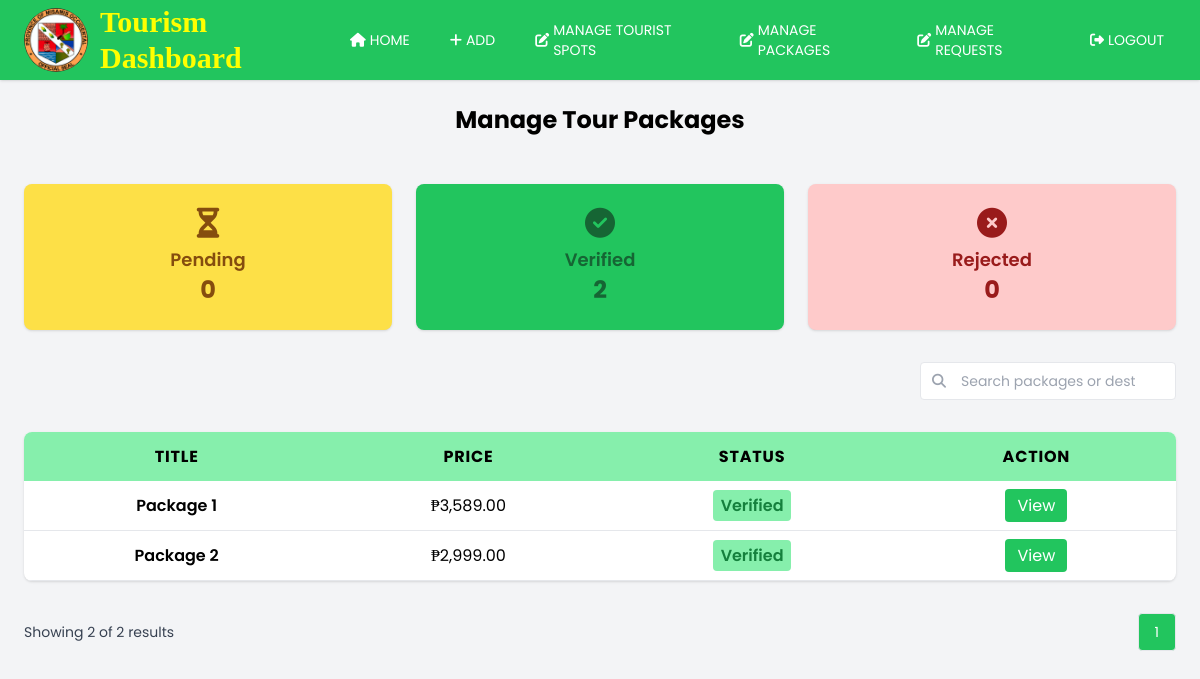
Screenshot of /tourism/tourism_manage_packages.php (signed in) with the database file from the repository.
### tables this page shows
CREATE TABLE `packages` (
  `id` int(10) UNSIGNED NOT NULL,
  `title` varchar(255) NOT NULL,
  `price` decimal(10,2) NOT NULL,
  `pickup_location` varchar(255) NOT NULL,
  `dropoff_location` varchar(255) NOT NULL,
  `description` text DEFAULT NULL,
  `image1` varchar(255) DEFAULT NULL,
  `image2` varchar(255) DEFAULT NULL,
  `image3` varchar(255) DEFAULT NULL,
  `image4` varchar(255) DEFAULT NULL,
  `inclusion1` varchar(255) DEFAULT NULL,
  `inclusion2` varchar(255) DEFAULT NULL,
  `inclusion3` varchar(255) DEFAULT NULL,
  `inclusion4` varchar(255) DEFAULT NULL,
  `exclusion1` varchar(255) DEFAULT NULL,
  `exclusion2` varchar(255) DEFAULT NULL,
  `exclusion3` varchar(255) DEFAULT NULL,
  `exclusion4` varchar(255) DEFAULT NULL,
  `posted_by_type` enum('agency','admin') NOT NULL,
  `created_at` datetime DEFAULT current_timestamp(),
  `status` enum('pending','approved','rejected') NOT NULL DEFAULT 'pending',
  `closed_dates` text DEFAULT NULL,
  `lunch_location` varchar(255) DEFAULT NULL
);

### tourism/tourism_manage_packages.php (the view, shortened to what this page needs)
<?php
include '../config/db_connect.php';
include 'tourism_header.php';
$limit = 10;
$page = isset($_GET['page']) ? (int)$_GET['page'] : 1;
$offset = ($page - 1) * $limit;
$search = $_GET['search'] ?? '';
$status_filter = $_GET['status'] ?? '';
$search_sql = "WHERE 1";
$count_sql = "
    SELECT COUNT(DISTINCT p.id) AS total
    FROM packages p
    LEFT JOIN package_destinations pd ON p.id = pd.package_id
    LEFT JOIN tourist_spots ts ON pd.tourist_spot_id = ts.id
    $search_sql
";
$total_packages = $conn->query($count_sql)->fetch_assoc()['total'];
$total_pages = ceil($total_packages / $limit);
$sql = "
    SELECT p.id, p.title, p.description, p.price, p.status, p.created_at,
           p.image1, p.image2, p.image3, p.image4,
           GROUP_CONCAT(ts.name_of_tourist_spot ORDER BY pd.stop_order SEPARATOR ', ') AS destinations,
           GROUP_CONCAT(ts.location ORDER BY pd.stop_order SEPARATOR ', ') AS locations
    FROM packages p
    LEFT JOIN package_destinations pd ON p.id = pd.package_id
    LEFT JOIN tourist_spots ts ON pd.tourist_spot_id = ts.id
    $search_sql
    GROUP BY p.id
    ORDER BY p.created_at DESC
    LIMIT $limit OFFSET $offset
";
$result = $conn->query($sql);
$packages = $result->fetch_all(MYSQLI_ASSOC);
$status_counts = $conn->query("
    SELECT status, COUNT(*) as total
    FROM packages
    GROUP BY status
")->fetch_all(MYSQLI_ASSOC);
$counts = ['pending'=>0, 'approved'=>0, 'rejected'=>0];
foreach($status_counts as $row){
    $counts[$row['status']] = $row['total'];
}
?>
<!DOCTYPE html>
<html lang="en">
<head>
<link rel="stylesheet" href="https://cdnjs.cloudflare.com/ajax/libs/font-awesome/6.5.0/css/all.min.css">
<script src="https://cdn.tailwindcss.com"></script>
</head>
<body class="bg-gray-100 font-[Poppins] text-sm">
<header class="text-black p-6 text-center mb-6">
    <h1 class="text-2xl font-bold">Manage Tour Packages</h1>
</header>
<div class="max-w-7xl mx-auto px-6">
    <div class="grid grid-cols-1 md:grid-cols-3 gap-6 mb-8">
        <a href="?status=pending" class="bg-yellow-300 text-yellow-800 p-6 rounded-lg shadow hover:bg-yellow-200 transition flex flex-col items-center">
            <i class="fas fa-hourglass-half text-3xl mb-2"></i>
            <span class="font-semibold text-lg">Pending</span>
            <span class="text-2xl font-bold"><?= $counts['pending'] ?></span>
        </a>
        <a href="?status=approved" class="bg-green-500 text-green-800 p-6 rounded-lg shadow hover:bg-green-200 transition flex flex-col items-center">
            <i class="fas fa-check-circle text-3xl mb-2"></i>
            <span class="font-semibold text-lg">Verified</span>
            <span class="text-2xl font-bold"><?= $counts['approved'] ?></span>
        </a>
        <a href="?status=rejected" class="bg-red-200 text-red-800 p-6 rounded-lg shadow hover:bg-red-200 transition flex flex-col items-center">
            <i class="fas fa-times-circle text-3xl mb-2"></i>
            <span class="font-semibold text-lg">Rejected</span>
            <span class="text-2xl font-bold"><?= $counts['rejected'] ?></span>
        </a>
    </div>
    <div class="flex justify-end mb-8">
  <div class="relative w-64">
    <input type="text" id="liveSearch" placeholder="Search packages or destinations..."
           class="px-10 py-2 border rounded w-full focus:outline-none focus:ring-2 focus:ring-green-500">
    <span class="absolute left-3 top-1/2 transform -translate-y-1/2 text-gray-400">
      <i class="fas fa-search"></i>
    </span>
  </div>
</div>
<div class="bg-white shadow rounded-lg overflow-hidden mb-8">
  <table id="packagesTable" class="w-full border-collapse text-center min-w-[600px]">
    <thead>
      <tr class="bg-green-300 uppercase tracking-wider">
        <th class="p-3">Title</th>
        <th class="p-3">Price</th>
        <th class="p-3">Status</th>
        <th class="p-3">Action</th>
      </tr>
    </thead>
    <tbody>
      <?php foreach ($packages as $pkg): ?>
      <tr class="border-b hover:bg-gray-50">
        <td class="p-2 font-semibold"><?= htmlspecialchars($pkg['title']) ?></td>
        <td class="p-2">₱<?= number_format($pkg['price'], 2) ?></td>
        <td class="p-2">
          <?php if ($pkg['status'] == 'pending'): ?>
            <span class="px-2 py-1 rounded bg-yellow-200 text-yellow-700 font-semibold">Pending</span>
          <?php elseif ($pkg['status'] == 'approved'): ?>
            <span class="px-2 py-1 rounded bg-green-300 text-green-700 font-semibold">Verified</span>
          <?php else: ?>
            <span class="px-2 py-1 rounded bg-red-200 text-red-700 font-semibold">Rejected</span>
          <?php endif; ?>
        </td>
        <td class="p-2">
          <button onclick='openModal(<?= json_encode($pkg) ?>)'
                  class="px-3 py-1 bg-green-500 text-white rounded hover:bg-green-600 transition">
            View
          </button>
        </td>
      </tr>
      <?php endforeach; ?>
    </tbody>
  </table>
</div>
    <div class="flex justify-between items-center mb-8">
        <p class="text-gray-700">
            Showing <?= count($packages) ?> of <?= $total_packages ?> results
        </p>
        <div class="flex space-x-2">
            <?php for ($i = 1; $i <= $total_pages; $i++): ?>
                <a href="?page=<?= $i ?>&search=<?= urlencode($search) ?>&status=<?= urlencode($status_filter) ?>"
                   class="px-4 py-2 border rounded <?= $i == $page ? 'bg-green-500 text-white' : 'bg-white text-gray-700 hover:bg-gray-100' ?>">
                    <?= $i ?>
                </a>
            <?php endfor; ?>
        </div>
    </div>
</body>
</html>

### rows the page displays
packages: title "Package 1", price "3,589.00", status "Verified"
packages: title "Package 2", price "2,999.00", status "Verified"

### other values shown
$counts['pending'] "0"
$counts['approved'] "2"
$counts['rejected'] "0"
count($packages) "2"
$total_packages "2"
